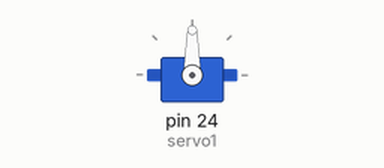
Simulated run of this sketch. Board: Arduino Mega 2560, built with avr-gcc and run on an emulated ATmega2560. Parts: servo.

Above: at 0.05 s.
At 1.6 s:
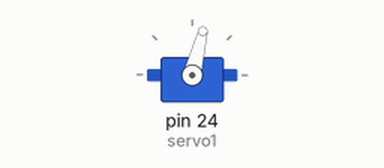
At 3.6 s:
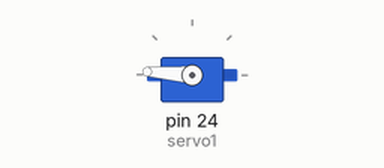
At 7.2 s:
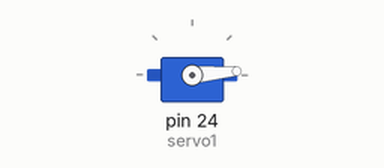
Timing chart, 0 to 9.4 s (numbered marks = the images above):
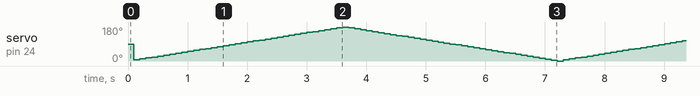

The sketch:

servomotor_feria_180_0.ino
```cpp
#include <Servo.h>

Servo servo1;
void setup() {
  // put your setup code here, to run once:
servo1.attach(24,800,1500);
}

void loop() {
for(int m=1;m<=180;m+5){
  m=m+5;
  delay(100);
  servo1.write(m);
}
for(int m=180;m>=1;m-5){
  m=m-5;
  delay(100);
  servo1.write(m);
}
}
```
